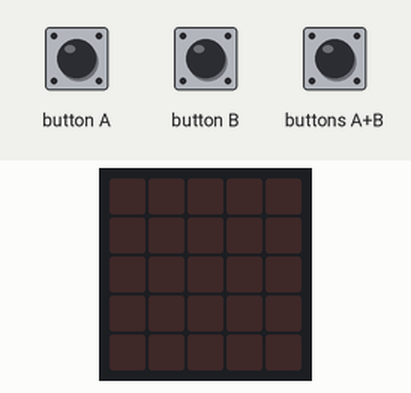
Recording of a program running on a simulated BBC micro:bit (MakeCode). Parts: the board's 5×5 LED display. The inputs (shaded band) are chosen by the test bench.

Above: at 1.2 s.
1.3 s: button A pressed for 0.15 s
At 2.6 s:
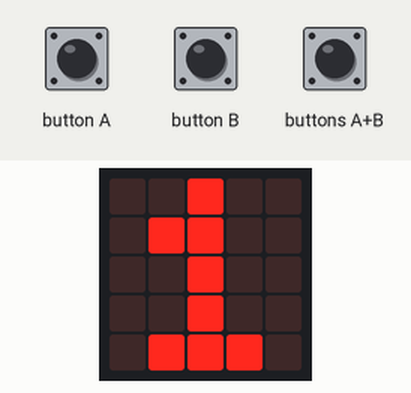
2.9 s: buttons A+B pressed for 0.15 s
At 4.0 s:
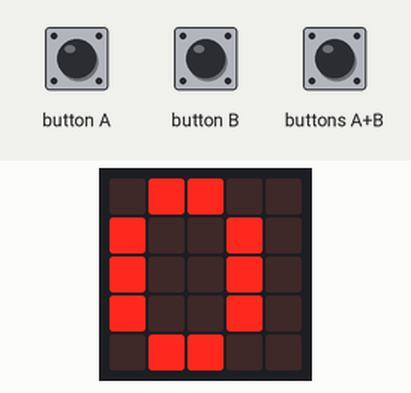
4.5 s: button A pressed for 0.15 s
At 5.3 s:
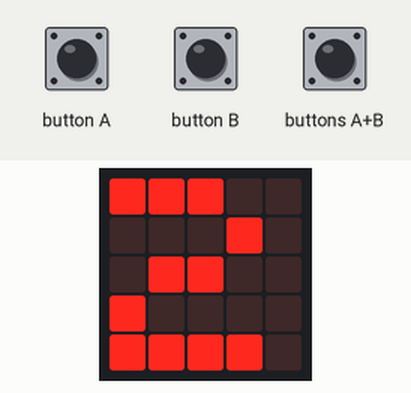
Timing chart, 0 to 7.5 s (numbered marks = the images above; inputs shaded):
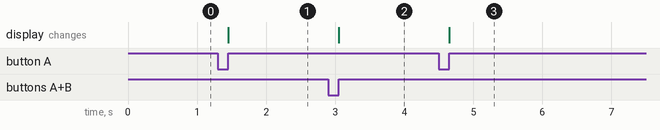

Measured:
- after the input at 1.3 s, the display: changes after 0.15 s (image 1)
- after the input at 2.9 s, the display: changes after 0.15 s (image 2)
- after the input at 4.5 s, the display: changes after 0.15 s (image 3)

The program:

main.ts
```typescript
input.onButtonPressed(Button.A, function () {
    valorA += 1
    basic.showNumber(valorA)
})
input.onButtonPressed(Button.AB, function () {
    basic.showNumber(operacion(valorA, valorB))
})
input.onButtonPressed(Button.B, function () {
    valorB += 1
    basic.showNumber(valorB)
})
function operacion (multiplicando: number, multiplicador: number) {
    return multiplicando * multiplicador
}
let valorB = 0
let valorA = 0
valorA = 0
valorB = 0
basic.forever(function () {

})
```

test.ts
```typescript
// aquí va el archivo "tests"; esto no se compilará cuando este paquete se utilice como una extensión.
```
